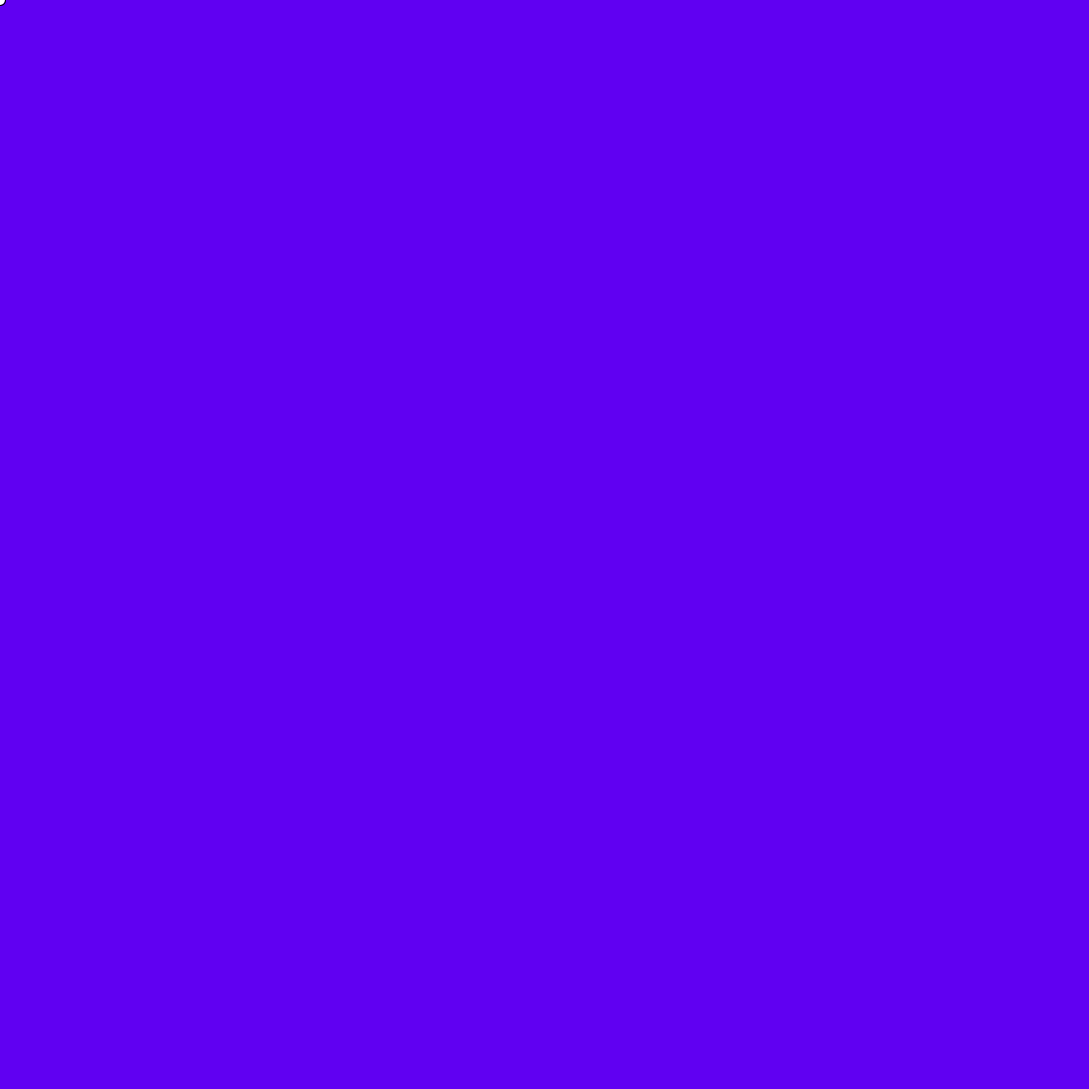
Frame 1 (no input)
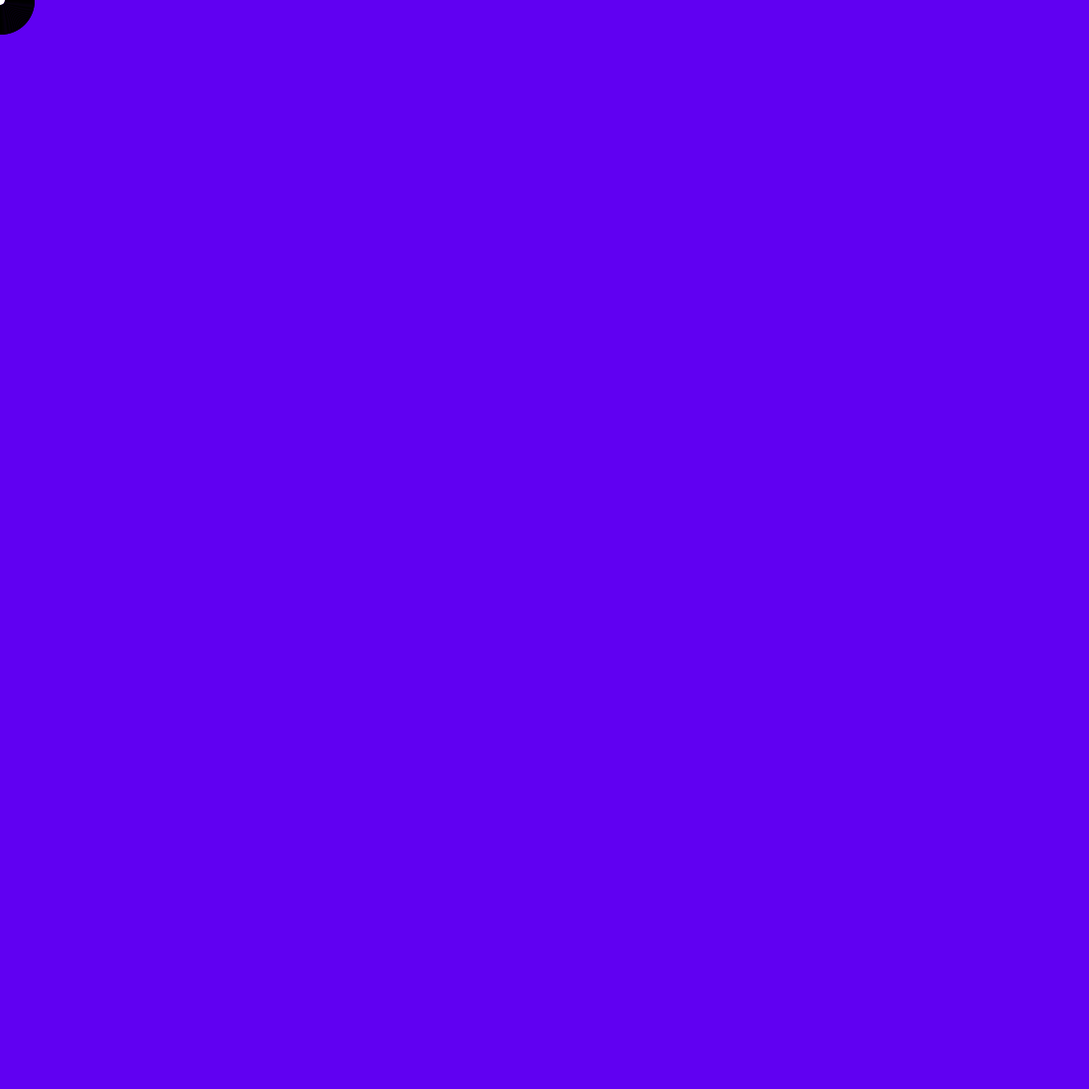
Frame 60 (the mouse pressed at the canvas centre just before this capture)
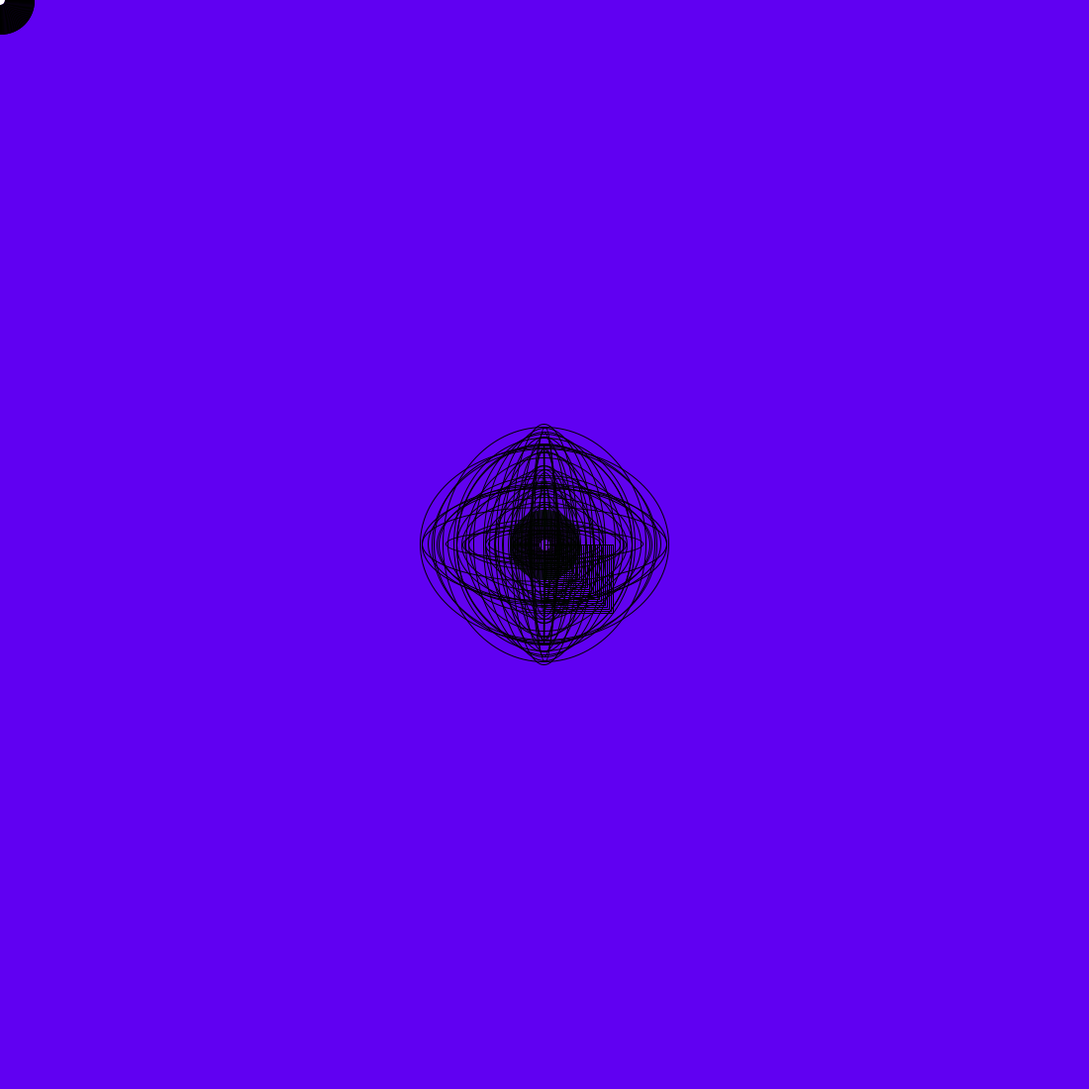
Frame 120 (the mouse held since frame 60 and released just before this capture)

The Processing sketch that drew these frames (run headless with seeded random() and noise(); from frame 60 on, the mouse is pressed at the canvas centre):

// Processing sketch: processing_14805
// ── processing_14805.pde



int forme;
int maVariable;

void setup ()

{

  maVariable = 10;
  background (random (150), random (1), random (255), 0);
  size (1100, 1100);
 forme = 1;
}
void draw () {
  
   
if (forme == 1) {
ellipse (mouseX, mouseY, maVariable, maVariable);
}
if (forme == 2) {
rect (mouseX, mouseY, maVariable, maVariable);
}



  frameRate(50);
  maVariable = maVariable +1;


  fill(random (255), random(255), random(255), 0);

  if(mousePressed == true) {
    maVariable = maVariable -2;
    noCursor();
  // background (random (200), random (179), random (64), 0); 
   fill(random (150), random (201), random (65), random (2)); 
    ellipse(mouseX, mouseY, random(255), random (255));


if(forme == 1) {
forme =2;
} else {
forme =1;
}

    
  }
}

void action() {



  if (mouseX + mouseY > 0);
}

                
